Frame 1 (no input): blank canvas, image omitted
Frame 60 (the mouse pressed at the canvas centre just before this capture): blank canvas, image omitted
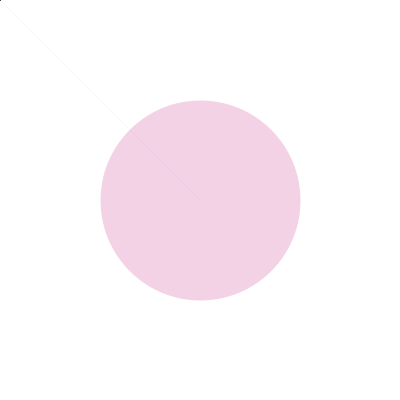
Frame 120 (the mouse held since frame 60 and released just before this capture)

The Processing sketch whose frames 1 and 60 were blank and that drew this single picture after the mouse press (run headless with seeded random() and noise(); from frame 60 on, the mouse is pressed at the canvas centre):

// Processing sketch: processing_17276
// ── processing_17276.pde

// Example 3-4: Drawing a continuous line
void setup() {
  size(400, 400);
  background(255);
  smooth();
}

void draw() {
//stroke(abs(mouseX-pmouseX-100));
  // Draw a line from previous mouse location to current mouse location.
  line(pmouseX, pmouseY, mouseX, mouseY);
  stroke(abs(mouseX-pmouseX), 25, 120, 50);
  strokeWeight(abs(mouseX-pmouseX));
   
}
